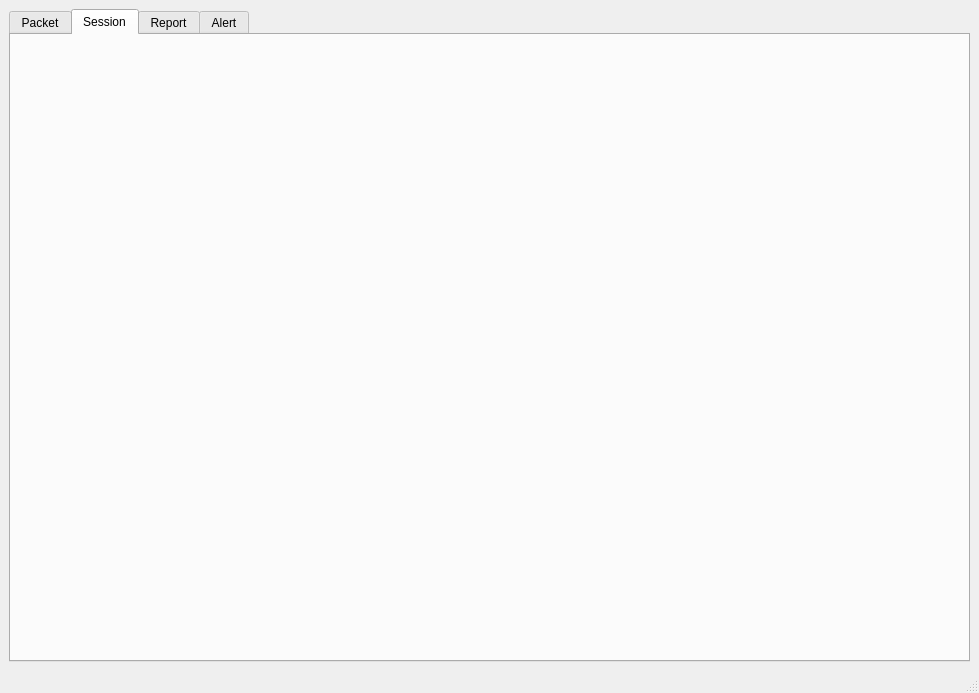
<?xml version="1.0" encoding="UTF-8"?>
<ui version="4.0">
 <class>MainWindow</class>
 <widget class="QMainWindow" name="MainWindow">
  <property name="geometry">
   <rect>
    <x>0</x>
    <y>0</y>
    <width>979</width>
    <height>693</height>
   </rect>
  </property>
  <property name="windowTitle">
   <string>MainWindow</string>
  </property>
  <widget class="QWidget" name="centralwidget">
   <layout class="QVBoxLayout" name="verticalLayout_2">
    <item>
     <widget class="QTabWidget" name="tabWidget">
      <property name="currentIndex">
       <number>1</number>
      </property>
      <widget class="PacketForm" name="packet">
       <attribute name="title">
        <string>Packet</string>
       </attribute>
      </widget>
      <widget class="SessionForm" name="session">
       <attribute name="title">
        <string>Session</string>
       </attribute>
      </widget>
      <widget class="ReportForm" name="report">
       <attribute name="title">
        <string>Report</string>
       </attribute>
      </widget>
      <widget class="alertForm" name="alert">
       <attribute name="title">
        <string>Alert</string>
       </attribute>
      </widget>
     </widget>
    </item>
   </layout>
  </widget>
  <widget class="QMenuBar" name="menubar">
   <property name="geometry">
    <rect>
     <x>0</x>
     <y>0</y>
     <width>979</width>
     <height>22</height>
    </rect>
   </property>
  </widget>
  <widget class="QStatusBar" name="statusbar"/>
 </widget>
 <customwidgets>
  <customwidget>
   <class>alertForm</class>
   <extends>QWidget</extends>
   <header>alertform.h</header>
   <container>1</container>
  </customwidget>
  <customwidget>
   <class>PacketForm</class>
   <extends>QWidget</extends>
   <header>packetform.h</header>
   <container>1</container>
  </customwidget>
  <customwidget>
   <class>SessionForm</class>
   <extends>QWidget</extends>
   <header>sessionform.h</header>
   <container>1</container>
  </customwidget>
  <customwidget>
   <class>ReportForm</class>
   <extends>QWidget</extends>
   <header>reportform.h</header>
   <container>1</container>
  </customwidget>
 </customwidgets>
 <resources/>
 <connections/>
</ui>
